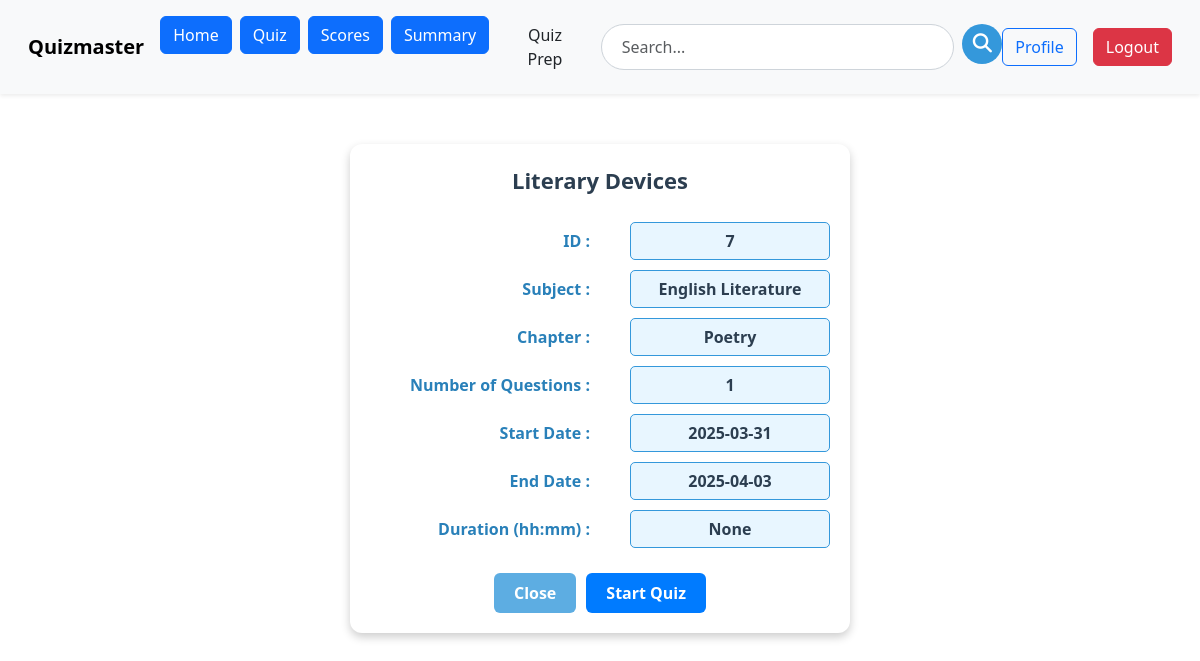
/user/view_quiz/7 (signed in), run on an earlier commit of the app's database.
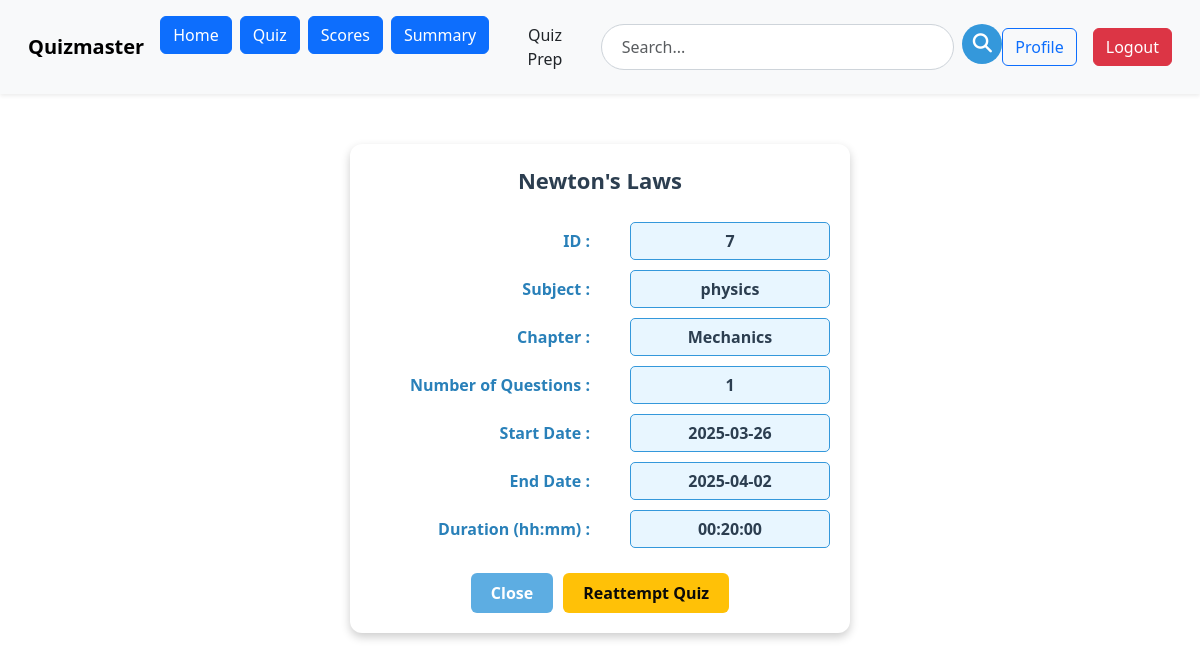
And on a later commit of the database.
### models.py (models this page shows)
class Quiz(db.Model):
    id=db.Column(db.Integer, primary_key=True)
    name = db.Column(db.String(100), nullable=False)
    description=db.Column(db.String(256), nullable=True)
    start_date=db.Column(db.Date, nullable=True)
    end_date=db.Column(db.Date, nullable=True)
    time_duration=db.Column(db.Time, nullable=True)
    remarks=db.Column(db.String(256), nullable=True)
    no_of_questions=db.Column(db.Integer, nullable=True)
    is_active=db.Column(db.Boolean, nullable=False, default=False)
    questions = db.relationship('Questions', backref='quiz', lazy=True)
    total_attempted=db.Column(db.Integer, nullable=False, default=0)
    scores = db.relationship('Scores', backref='quiz', lazy=True)
    subject_id=db.Column(db.Integer, db.ForeignKey('subject.id'), nullable=False)
    chapter_id= db.Column(db.Integer, db.ForeignKey('chapter.id'),nullable=False)

class Subject(db.Model):
    id=db.Column(db.Integer, primary_key=True)
    name=db.Column(db.String(32), unique=True)
    Description=db.Column(db.String(256), nullable=False)
    category=db.Column(db.String(32), nullable=True)
    chapters = db.relationship('Chapter', backref='subject', lazy=True)
    quizzes = db.relationship('Quiz', backref='subject', lazy=True)

class Chapter(db.Model):
    id=db.Column(db.Integer, primary_key=True)
    name=db.Column(db.String(32), unique=True)
    Description=db.Column(db.String(256), nullable=True)
    no_of_questions=db.Column(db.Integer, nullable=True)
    subject_id=db.Column(db.Integer, db.ForeignKey('subject.id'), nullable=False)
    quizzes = db.relationship('Quiz', backref='chapter', lazy=True)
    questions = db.relationship('Questions', backref='chapter', lazy=True)

### routes.py (the view)
@app.route('/user/view_quiz/<int:quiz_id>')
@auth_required
def view_quiz(quiz_id):
    quiz = Quiz.query.get_or_404(quiz_id)
    user_id = session.get('user_id')  # Get the logged-in user's ID
    attempted = Scores.query.filter_by(user_id=user_id, quiz_id=quiz_id).first()
    flag = 'false' if attempted else 'true'
    return render_template('user/view_quiz.html', quiz=quiz,flag=flag)

### routes.py (called while the page is built)
def auth_required(f):
    @wraps(f)
    def inner(*args, **kwargs):
        if 'user_id' not in session:
            flash('please login to continue')
            return redirect(url_for('login'))
        return f(*args, **kwargs)
    return inner

### templates/user/view_quiz.html (shortened to what this page needs)
{% extends 'user/user_layout.html' %}
{% block content %}
<head>
    <link href="https://cdn.jsdelivr.net/npm/bootstrap@5.3.2/dist/css/bootstrap.min.css" rel="stylesheet">
</head>
<div class="quiz-container">
    <div class="quiz-title">{{ quiz.name }}</div>
    <div class="quiz-row">
        <span class="quiz-label">ID :</span>
        <span class="quiz-field">{{ quiz.id }}</span>
    </div>
    <div class="quiz-row">
        <span class="quiz-label">Subject :</span>
        <span class="quiz-field">{{ quiz.subject.name }}</span>
    </div>
    <div class="quiz-row">
        <span class="quiz-label">Chapter :</span>
        <span class="quiz-field">{{ quiz.chapter.name }}</span>
    </div>
    <div class="quiz-row">
        <span class="quiz-label">Number of Questions :</span>
        <span class="quiz-field">{{ quiz.no_of_questions }}</span>
    </div>
    <div class="quiz-row">
        <span class="quiz-label">Start Date :</span>
        <span class="quiz-field">{{ quiz.start_date }}</span>
    </div>
    <div class="quiz-row">
        <span class="quiz-label">End Date :</span>
        <span class="quiz-field">{{ quiz.end_date }}</span>
    </div>
    <div class="quiz-row">
        <span class="quiz-label">Duration (hh:mm) :</span>
        <span class="quiz-field">{{ quiz.time_duration }}</span>
    </div>
    <div class="quiz-buttons">
        <a href="{{ url_for('user_quiz') }}" class="btn btn-close-custom">Close</a>
        {% if flag=='true' %}
            <a href="{{ url_for('attempt_quiz', quiz_id=quiz.id) }}" class="btn btn-start">Start Quiz</a>
        {% else %}
            <a href="{{ url_for('attempt_quiz', quiz_id=quiz.id) }}" class="btn btn-start yellow">Reattempt Quiz</a>
        {% endif %}
    </div>
</div>
{% endblock %}

What changed in the data, as far as the page shows it:
no longer on this page (row edited): Subject: subject.name "English Literature"
no longer on this page (row edited): Chapter: chapter.name "Poetry"
changed Quiz id 7: name "Literary Devices" → "Newton's Laws"; start_date "2025-03-31" → "2025-03-26"; end_date "2025-04-03" → "2025-04-02"; time_duration "None" → "00:20:00"
added Subject: subject.name "physics"
added Chapter: chapter.name "Mechanics"
Also different on the page:
text no longer shown: "Start Quiz"
text now shown: "Reattempt Quiz"
